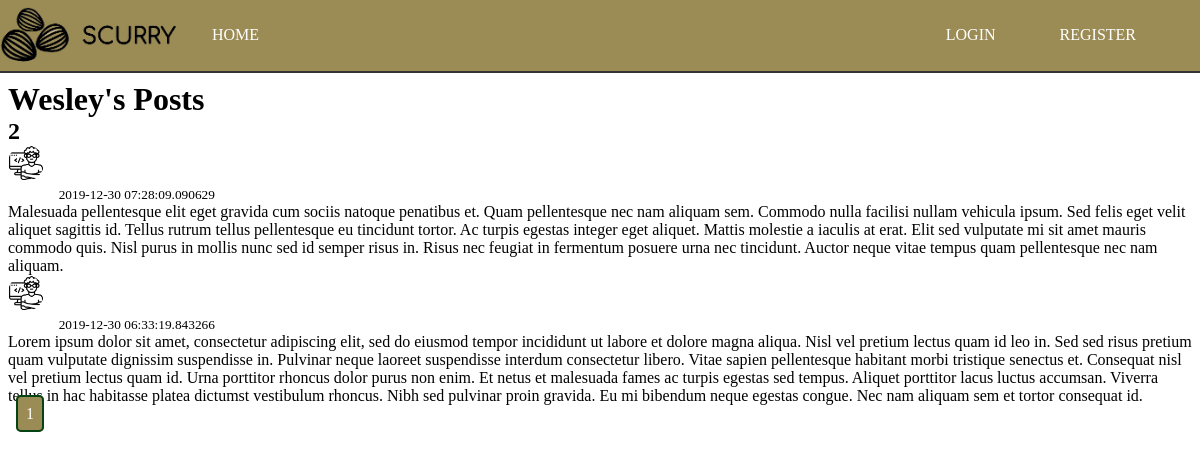
The app's page /user/Wesley, older data.
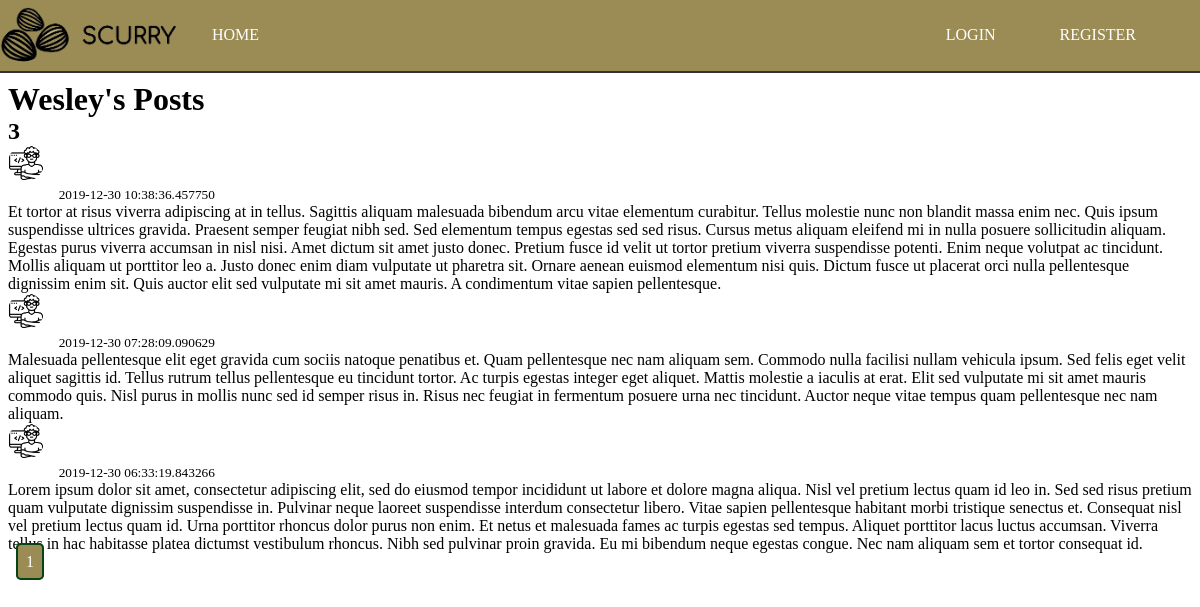
The same page, newer data.
### scurry/models.py (models this page shows, shortened)
class Post(db.Model):
    id = db.Column(db.Integer, primary_key=True)
    content = db.Column(db.Text, nullable=False)
    date_posted = db.Column(db.DateTime, nullable=False, default=datetime.utcnow)
    user_id = db.Column(db.Integer, db.ForeignKey('user.id'), nullable=False)

class User(db.Model, UserMixin):
    id = db.Column(db.Integer, primary_key=True)
    username = db.Column(db.String(20), unique=True, nullable=False)
    email = db.Column(db.String(120), unique=True, nullable=False)
    image_file = db.Column(db.String(20), nullable=False, default='noprofile.jpg')
    password = db.Column(db.String(60), nullable=False)
    posts = db.relationship('Post', backref='author', lazy=True)

### scurry/users/routes.py (the view)
@users.route('/user/<string:username>')
def user_posts(username):
    page = request.args.get('page', 1, type=int)
    user = User.query.filter_by(username=username).first_or_404()
    posts = Post.query.filter_by(author=user)\
        .order_by(Post.date_posted.desc())\
        .paginate(page=page, per_page=5)
    return render_template('user_posts.html', posts=posts, user=user)

### scurry/templates/user_posts.html
{% extends "layout.html" %}
{% block content %}
<div class="container">
    <h1>{{ user.username }}'s Posts</h1><h2>{{ posts.total }}</h2>
    <section class="posts">
        {% for post in posts.items %}
            <article class="media content-section">
                <img src="{{ url_for('static', filename='images/' + post.author.image_file) }}" alt="" class="rounded-circle article-img">
                <div class="media-body">
                    <div class="article-metadata">
                        <a class="mr-2" href="{{ url_for('users.user_posts', username=post.author.username) }}">{{ post.author.username }}</a>
                        <small class="text-muted">{{ post.date_posted }}</small>
                    </div>
                    <p class="article-content">{{ post.content }}</p>
                </div>
            </article>
        {% endfor %}
        {% for page_num in posts.iter_pages() %}
            {% if page_num %}
                <a class="btn btn-outline-info mb-4" href="{{ url_for('users.user_posts', username=user.username, page=page_num) }}">{{ page_num }}</a>
            {% else %}
                ...
            {% endif %}
        {% endfor %}
   </section>
</div>
{% endblock content %}

Row changes from the older to the newer data that the page shows:
added Post: image_file (picture), date_posted "2019-12-30 10:38:36.457750", content "Et tortor at risus viverra adipiscing at in tellus. Sagittis aliquam malesuada bibendum arcu vitae elementum curabitur. Tellus molestie nunc non blandit massa enim nec. Quis ipsum suspendisse ultrices gravida. Praesent semper feugiat nibh sed. Sed elementum tempus egestas sed sed risus. Cursus metus aliquam eleifend mi in nulla posuere sollicitudin aliquam. Egestas purus viverra accumsan in nisl nisi. Amet dictum sit amet justo donec. Pretium fusce id velit ut tortor pretium viverra suspendisse potenti. Enim neque volutpat ac tincidunt. Mollis aliquam ut porttitor leo a. Justo donec enim diam vulputate ut pharetra sit. Ornare aenean euismod elementum nisi quis. Dictum fusce ut placerat orci…"
Text that changed along with them:
{{ posts.total }}: "2" → "3"
